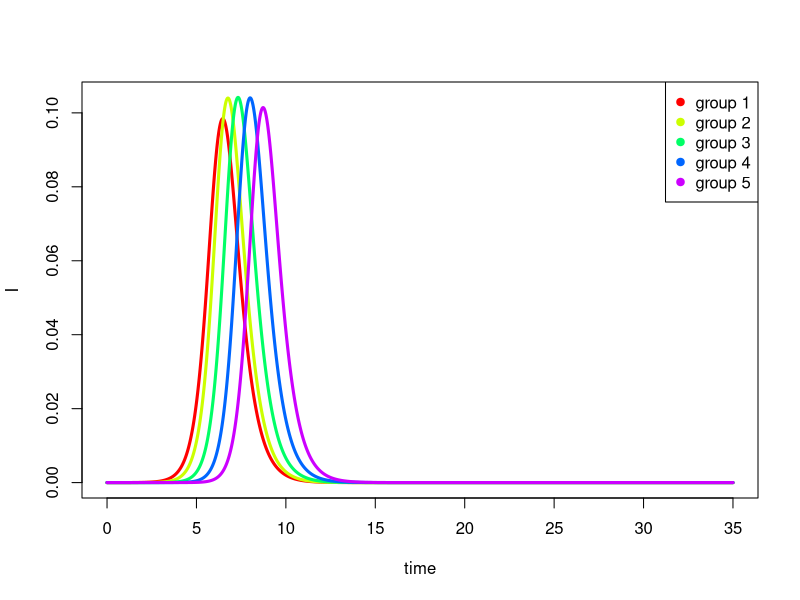

This figure's R source:
## R script for deterministic meta-poulation SIR model
## Author: Unknown (2012, edited by Tamika Lunn, SI -> SIR, 2018)
## Sourced from: Welcome Trust "Mathematical Models for Infectious Disease Dynamics" course, Cambridge University (2018)

#Load packages
library(deSolve)

#Define the function to run the model
SIRmat <- function(time, state, pars) { 
  with(as.list(c(state, pars)), 
       { n=pars$n
       beta=pars$beta
       gamma=pars$gamma
       S=state[1:n]
       I=state[(n+1):(2*n)]
       R=state[(2*n+1):(3*n)]
       
       newinfections = colSums(beta*I*S) #sum across the columns of the matrix beta*I*S:
       dS <- -newinfections
       dI <- newinfections - gamma * I
       dR <- gamma * I
       return(list(c(dS, dI, dR)))
       })}

#Define conditions for model
n=5 #number of age groups or populations

#set up the transmission matrix:
d1=5 #within-group B
d2=0.1 #between-group B
B=d1*diag(n) + rbind(cbind(rep(0,n-1),d2*diag(n-1)),rep(0,n)) + rbind(rep(0,n),cbind(d2*diag(n-1),rep(0,n-1))) #matrix with contact between direct neighbours only

#initial conditions:
S=rep(1,n)
I=rep(0,n)
R=rep(0,n)

#start with a small amount of infection in the first group/population:
S[1]=S[1]-1e-6
I[1]=I[1]+1e-6
init <- c(S=S, I=I, R=R)
params <- list(n=n, beta=B, gamma=rep(3,n))
times <- seq(0, 35, by = 0.01)

#run the model:
out <- as.data.frame(ode(y = init, times = times, func= SIRmat, parms = params))
mycolours=rainbow(n)
time=out[,1]
S=out[,2:(n+1)]
I=out[,(n+2):(2*n+1)]
R=out[,(2*n+2):(3*n+1)]
matplot(time,I,type="l",lty=1,col=mycolours,lwd=3)
legend('topright',paste("group",1:n), col=mycolours, pch=19)
